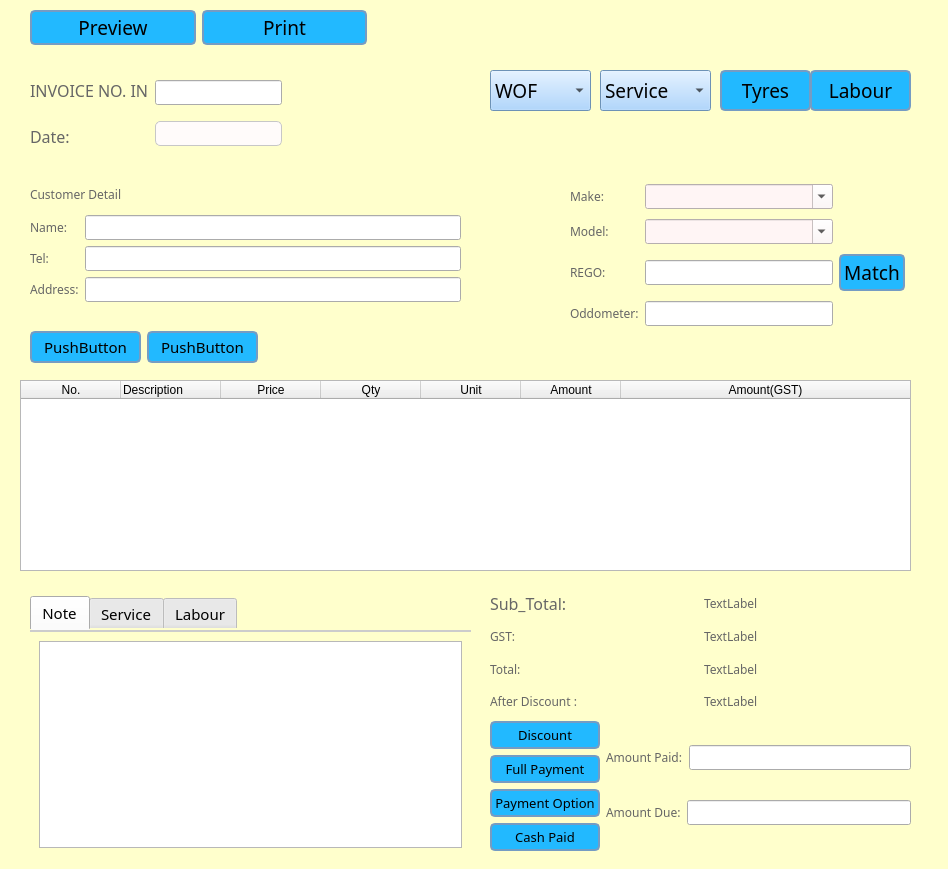
<?xml version="1.0" encoding="UTF-8"?>
<ui version="4.0">
 <class>Dialog</class>
 <widget class="QDialog" name="Dialog">
  <property name="geometry">
   <rect>
    <x>0</x>
    <y>0</y>
    <width>948</width>
    <height>869</height>
   </rect>
  </property>
  <property name="palette">
   <palette>
    <active>
     <colorrole role="WindowText">
      <brush brushstyle="SolidPattern">
       <color alpha="255">
        <red>204</red>
        <green>204</green>
        <blue>204</blue>
       </color>
      </brush>
     </colorrole>
     <colorrole role="Button">
      <brush brushstyle="SolidPattern">
       <color alpha="255">
        <red>255</red>
        <green>255</green>
        <blue>204</blue>
       </color>
      </brush>
     </colorrole>
     <colorrole role="Text">
      <brush brushstyle="SolidPattern">
       <color alpha="255">
        <red>204</red>
        <green>204</green>
        <blue>204</blue>
       </color>
      </brush>
     </colorrole>
     <colorrole role="ButtonText">
      <brush brushstyle="SolidPattern">
       <color alpha="255">
        <red>204</red>
        <green>204</green>
        <blue>204</blue>
       </color>
      </brush>
     </colorrole>
     <colorrole role="Base">
      <brush brushstyle="SolidPattern">
       <color alpha="255">
        <red>255</red>
        <green>255</green>
        <blue>204</blue>
       </color>
      </brush>
     </colorrole>
     <colorrole role="Window">
      <brush brushstyle="SolidPattern">
       <color alpha="255">
        <red>255</red>
        <green>255</green>
        <blue>204</blue>
       </color>
      </brush>
     </colorrole>
    </active>
    <inactive>
     <colorrole role="WindowText">
      <brush brushstyle="SolidPattern">
       <color alpha="255">
        <red>204</red>
        <green>204</green>
        <blue>204</blue>
       </color>
      </brush>
     </colorrole>
     <colorrole role="Button">
      <brush brushstyle="SolidPattern">
       <color alpha="255">
        <red>255</red>
        <green>255</green>
        <blue>204</blue>
       </color>
      </brush>
     </colorrole>
     <colorrole role="Text">
      <brush brushstyle="SolidPattern">
       <color alpha="255">
        <red>204</red>
        <green>204</green>
        <blue>204</blue>
       </color>
      </brush>
     </colorrole>
     <colorrole role="ButtonText">
      <brush brushstyle="SolidPattern">
       <color alpha="255">
        <red>204</red>
        <green>204</green>
        <blue>204</blue>
       </color>
      </brush>
     </colorrole>
     <colorrole role="Base">
      <brush brushstyle="SolidPattern">
       <color alpha="255">
        <red>255</red>
        <green>255</green>
        <blue>204</blue>
       </color>
      </brush>
     </colorrole>
     <colorrole role="Window">
      <brush brushstyle="SolidPattern">
       <color alpha="255">
        <red>255</red>
        <green>255</green>
        <blue>204</blue>
       </color>
      </brush>
     </colorrole>
    </inactive>
    <disabled>
     <colorrole role="WindowText">
      <brush brushstyle="SolidPattern">
       <color alpha="255">
        <red>204</red>
        <green>204</green>
        <blue>204</blue>
       </color>
      </brush>
     </colorrole>
     <colorrole role="Button">
      <brush brushstyle="SolidPattern">
       <color alpha="255">
        <red>255</red>
        <green>255</green>
        <blue>204</blue>
       </color>
      </brush>
     </colorrole>
     <colorrole role="Text">
      <brush brushstyle="SolidPattern">
       <color alpha="255">
        <red>204</red>
        <green>204</green>
        <blue>204</blue>
       </color>
      </brush>
     </colorrole>
     <colorrole role="ButtonText">
      <brush brushstyle="SolidPattern">
       <color alpha="255">
        <red>204</red>
        <green>204</green>
        <blue>204</blue>
       </color>
      </brush>
     </colorrole>
     <colorrole role="Base">
      <brush brushstyle="SolidPattern">
       <color alpha="255">
        <red>255</red>
        <green>255</green>
        <blue>204</blue>
       </color>
      </brush>
     </colorrole>
     <colorrole role="Window">
      <brush brushstyle="SolidPattern">
       <color alpha="255">
        <red>255</red>
        <green>255</green>
        <blue>204</blue>
       </color>
      </brush>
     </colorrole>
    </disabled>
   </palette>
  </property>
  <property name="font">
   <font>
    <family>Droid Serif</family>
    <pointsize>24</pointsize>
   </font>
  </property>
  <property name="windowTitle">
   <string>Add Invoice</string>
  </property>
  <property name="styleSheet">
   <string notr="true">#Dialog {
   background-color: rgb(255, 255, 204);
   color: #cccccc;
}
QComboBox {
	background-color:rgb(153, 204, 255);
}
QPushButton {
    background-color: rgb(34, 185, 255);
    border-width: 2px;
    border-color: rgb(117, 156, 195);
    border-style: solid;
    border-radius: 5;
    padding: 3px;
    min-width: 9ex;
    min-height: 2.5ex;
	alternate-background-color: rgb(220, 220, 220);
}

QPushButton:hover {
   background-color: rgb(122, 163, 204);
}
QTreeView {
   background-color: #666666;
   color: #cccccc;
   alternate-background-color: #333333;
} 
QListView {
   background-color: #333333;
   color: #cccccc;
}
QTextEdit {
   color: rgb(0, 0, 0);
}
QScrollBar:horizontal {
   height: 20px;
}
QScrollBar:vertical {
   width: 20px;
}
QTabWidget::pane {
   border-top: 2px solid #cccccc;
}
QLabel {
   color: rgb(102, 102, 102); 
}

QCheckBox {
   color: white; 
}

QRadioButton{
   color:white;
}</string>
  </property>
  <widget class="QWidget" name="layoutWidget">
   <property name="geometry">
    <rect>
     <x>490</x>
     <y>590</y>
     <width>421</width>
     <height>261</height>
    </rect>
   </property>
   <layout class="QVBoxLayout" name="verticalLayout_14">
    <item>
     <layout class="QHBoxLayout" name="horizontalLayout_7">
      <item>
       <layout class="QVBoxLayout" name="verticalLayout_8">
        <item>
         <widget class="QLabel" name="label_14">
          <property name="font">
           <font>
            <family>Droid Serif</family>
            <pointsize>12</pointsize>
            <weight>50</weight>
            <italic>false</italic>
            <bold>false</bold>
           </font>
          </property>
          <property name="text">
           <string>Sub_Total:</string>
          </property>
         </widget>
        </item>
        <item>
         <widget class="QLabel" name="label_18">
          <property name="font">
           <font>
            <family>Droid Serif</family>
            <weight>50</weight>
            <italic>false</italic>
            <bold>false</bold>
           </font>
          </property>
          <property name="text">
           <string>GST:</string>
          </property>
         </widget>
        </item>
        <item>
         <widget class="QLabel" name="label_19">
          <property name="font">
           <font>
            <family>Droid Serif</family>
            <weight>50</weight>
            <italic>false</italic>
            <bold>false</bold>
           </font>
          </property>
          <property name="text">
           <string>Total:</string>
          </property>
         </widget>
        </item>
        <item>
         <widget class="QLabel" name="label_6">
          <property name="font">
           <font>
            <family>Droid Serif</family>
           </font>
          </property>
          <property name="text">
           <string>After Discount :</string>
          </property>
         </widget>
        </item>
       </layout>
      </item>
      <item>
       <layout class="QVBoxLayout" name="verticalLayout_9">
        <item>
         <widget class="QLabel" name="label_15">
          <property name="font">
           <font>
            <family>Droid Serif</family>
            <weight>50</weight>
            <italic>false</italic>
            <bold>false</bold>
           </font>
          </property>
          <property name="text">
           <string>TextLabel</string>
          </property>
         </widget>
        </item>
        <item>
         <widget class="QLabel" name="label_16">
          <property name="font">
           <font>
            <family>Droid Serif</family>
            <weight>50</weight>
            <italic>false</italic>
            <bold>false</bold>
           </font>
          </property>
          <property name="text">
           <string>TextLabel</string>
          </property>
         </widget>
        </item>
        <item>
         <widget class="QLabel" name="label_17">
          <property name="font">
           <font>
            <family>Droid Serif</family>
            <weight>50</weight>
            <italic>false</italic>
            <bold>false</bold>
           </font>
          </property>
          <property name="text">
           <string>TextLabel</string>
          </property>
         </widget>
        </item>
        <item>
         <widget class="QLabel" name="label_11">
          <property name="font">
           <font>
            <family>Droid Serif</family>
           </font>
          </property>
          <property name="text">
           <string>TextLabel</string>
          </property>
         </widget>
        </item>
       </layout>
      </item>
     </layout>
    </item>
    <item>
     <layout class="QHBoxLayout" name="horizontalLayout_10">
      <item>
       <layout class="QVBoxLayout" name="verticalLayout_13">
        <item>
         <widget class="QPushButton" name="pushButton_17">
          <property name="font">
           <font>
            <family>Droid Serif</family>
            <pointsize>10</pointsize>
           </font>
          </property>
          <property name="text">
           <string>Discount</string>
          </property>
         </widget>
        </item>
        <item>
         <widget class="QPushButton" name="pushButton_14">
          <property name="font">
           <font>
            <family>Droid Serif</family>
            <pointsize>10</pointsize>
           </font>
          </property>
          <property name="text">
           <string>Full Payment</string>
          </property>
         </widget>
        </item>
        <item>
         <widget class="QPushButton" name="pushButton_15">
          <property name="font">
           <font>
            <family>Droid Serif</family>
            <pointsize>10</pointsize>
            <weight>50</weight>
            <italic>false</italic>
            <bold>false</bold>
           </font>
          </property>
          <property name="text">
           <string>Payment Option</string>
          </property>
         </widget>
        </item>
        <item>
         <widget class="QPushButton" name="pushButton_16">
          <property name="font">
           <font>
            <family>Droid Serif</family>
            <pointsize>10</pointsize>
           </font>
          </property>
          <property name="text">
           <string>Cash Paid</string>
          </property>
         </widget>
        </item>
       </layout>
      </item>
      <item>
       <layout class="QVBoxLayout" name="verticalLayout_12">
        <item>
         <layout class="QHBoxLayout" name="horizontalLayout_8">
          <item>
           <widget class="QLabel" name="label_20">
            <property name="font">
             <font>
              <family>Droid Serif</family>
             </font>
            </property>
            <property name="text">
             <string>Amount Paid:</string>
            </property>
           </widget>
          </item>
          <item>
           <widget class="QLineEdit" name="lineEdit_8">
            <property name="font">
             <font>
              <family>Droid Serif</family>
             </font>
            </property>
            <property name="readOnly">
             <bool>true</bool>
            </property>
           </widget>
          </item>
         </layout>
        </item>
        <item>
         <layout class="QHBoxLayout" name="horizontalLayout_9">
          <item>
           <widget class="QLabel" name="label_21">
            <property name="font">
             <font>
              <family>Droid Serif</family>
             </font>
            </property>
            <property name="text">
             <string>Amount Due:</string>
            </property>
           </widget>
          </item>
          <item>
           <widget class="QLineEdit" name="lineEdit_9">
            <property name="font">
             <font>
              <family>Droid Serif</family>
             </font>
            </property>
            <property name="readOnly">
             <bool>true</bool>
            </property>
           </widget>
          </item>
         </layout>
        </item>
       </layout>
      </item>
     </layout>
    </item>
   </layout>
  </widget>
  <widget class="QWidget" name="layoutWidget_2">
   <property name="geometry">
    <rect>
     <x>30</x>
     <y>10</y>
     <width>337</width>
     <height>35</height>
    </rect>
   </property>
   <layout class="QHBoxLayout" name="horizontalLayout_4">
    <item>
     <widget class="QPushButton" name="pushButton_3">
      <property name="font">
       <font>
        <family>Droid Serif</family>
        <pointsize>14</pointsize>
       </font>
      </property>
      <property name="text">
       <string>Preview</string>
      </property>
     </widget>
    </item>
    <item>
     <widget class="QPushButton" name="pushButton_2">
      <property name="font">
       <font>
        <family>Droid Serif</family>
        <pointsize>14</pointsize>
       </font>
      </property>
      <property name="text">
       <string>Print</string>
      </property>
     </widget>
    </item>
   </layout>
  </widget>
  <widget class="QWidget" name="layoutWidget_3">
   <property name="geometry">
    <rect>
     <x>30</x>
     <y>180</y>
     <width>431</width>
     <height>122</height>
    </rect>
   </property>
   <layout class="QVBoxLayout" name="verticalLayout_10">
    <item>
     <widget class="QLabel" name="label_5">
      <property name="font">
       <font>
        <family>Droid Serif</family>
        <weight>50</weight>
        <bold>false</bold>
       </font>
      </property>
      <property name="text">
       <string>Customer Detail</string>
      </property>
     </widget>
    </item>
    <item>
     <layout class="QHBoxLayout" name="horizontalLayout">
      <item>
       <layout class="QVBoxLayout" name="verticalLayout_2">
        <item>
         <widget class="QLabel" name="label_2">
          <property name="font">
           <font>
            <family>Droid Serif</family>
            <weight>50</weight>
            <italic>false</italic>
            <bold>false</bold>
           </font>
          </property>
          <property name="text">
           <string>Name:</string>
          </property>
         </widget>
        </item>
        <item>
         <widget class="QLabel" name="label_3">
          <property name="font">
           <font>
            <family>Droid Serif</family>
            <weight>50</weight>
            <italic>false</italic>
            <bold>false</bold>
           </font>
          </property>
          <property name="text">
           <string>Tel:</string>
          </property>
         </widget>
        </item>
        <item>
         <widget class="QLabel" name="label_4">
          <property name="font">
           <font>
            <family>Droid Serif</family>
            <weight>50</weight>
            <italic>false</italic>
            <bold>false</bold>
           </font>
          </property>
          <property name="text">
           <string>Address:</string>
          </property>
         </widget>
        </item>
       </layout>
      </item>
      <item>
       <layout class="QVBoxLayout" name="verticalLayout">
        <item>
         <widget class="QLineEdit" name="lineEdit">
          <property name="font">
           <font>
            <family>Droid Serif</family>
           </font>
          </property>
         </widget>
        </item>
        <item>
         <widget class="QLineEdit" name="lineEdit_3">
          <property name="font">
           <font>
            <family>Droid Serif</family>
           </font>
          </property>
         </widget>
        </item>
        <item>
         <widget class="QLineEdit" name="lineEdit_2">
          <property name="font">
           <font>
            <family>Droid Serif</family>
           </font>
          </property>
         </widget>
        </item>
       </layout>
      </item>
     </layout>
    </item>
   </layout>
  </widget>
  <widget class="QWidget" name="layoutWidget_4">
   <property name="geometry">
    <rect>
     <x>30</x>
     <y>70</y>
     <width>252</width>
     <height>86</height>
    </rect>
   </property>
   <layout class="QHBoxLayout" name="horizontalLayout_5">
    <item>
     <layout class="QVBoxLayout" name="verticalLayout_6">
      <item>
       <widget class="QLabel" name="label">
        <property name="font">
         <font>
          <family>Droid Serif</family>
          <pointsize>12</pointsize>
          <weight>50</weight>
          <italic>false</italic>
          <bold>false</bold>
         </font>
        </property>
        <property name="frameShape">
         <enum>QFrame::NoFrame</enum>
        </property>
        <property name="frameShadow">
         <enum>QFrame::Raised</enum>
        </property>
        <property name="lineWidth">
         <number>5</number>
        </property>
        <property name="midLineWidth">
         <number>5</number>
        </property>
        <property name="text">
         <string>INVOICE NO. IN</string>
        </property>
       </widget>
      </item>
      <item>
       <widget class="QLabel" name="label_12">
        <property name="font">
         <font>
          <family>Droid Serif</family>
          <pointsize>12</pointsize>
          <weight>50</weight>
          <italic>false</italic>
          <bold>false</bold>
         </font>
        </property>
        <property name="text">
         <string>Date:</string>
        </property>
       </widget>
      </item>
     </layout>
    </item>
    <item>
     <layout class="QVBoxLayout" name="verticalLayout_5">
      <item>
       <widget class="QLineEdit" name="lineEdit_7">
        <property name="font">
         <font>
          <family>Droid Serif</family>
         </font>
        </property>
        <property name="readOnly">
         <bool>true</bool>
        </property>
       </widget>
      </item>
      <item>
       <widget class="QPushButton" name="pushButton_5">
        <property name="font">
         <font>
          <family>Droid Serif</family>
         </font>
        </property>
        <property name="styleSheet">
         <string notr="true">QPushButton {
	background-color:rgb(255, 251, 250);
	border-width: 1px;
	border-color:rgb(199, 199, 199)
}</string>
        </property>
        <property name="text">
         <string/>
        </property>
       </widget>
      </item>
     </layout>
    </item>
   </layout>
  </widget>
  <widget class="QPushButton" name="pushButton_9">
   <property name="geometry">
    <rect>
     <x>810</x>
     <y>70</y>
     <width>101</width>
     <height>41</height>
    </rect>
   </property>
   <property name="font">
    <font>
     <family>Droid Serif</family>
     <pointsize>14</pointsize>
     <weight>50</weight>
     <italic>false</italic>
     <bold>false</bold>
    </font>
   </property>
   <property name="text">
    <string>Labour</string>
   </property>
  </widget>
  <widget class="QPushButton" name="pushButton_7">
   <property name="geometry">
    <rect>
     <x>720</x>
     <y>70</y>
     <width>91</width>
     <height>41</height>
    </rect>
   </property>
   <property name="font">
    <font>
     <family>Droid Serif</family>
     <pointsize>14</pointsize>
     <weight>50</weight>
     <italic>false</italic>
     <bold>false</bold>
    </font>
   </property>
   <property name="text">
    <string>Tyres</string>
   </property>
  </widget>
  <widget class="QComboBox" name="comboBox_5">
   <property name="geometry">
    <rect>
     <x>600</x>
     <y>70</y>
     <width>111</width>
     <height>41</height>
    </rect>
   </property>
   <property name="font">
    <font>
     <family>Droid Serif</family>
     <pointsize>14</pointsize>
    </font>
   </property>
   <item>
    <property name="text">
     <string>Service</string>
    </property>
   </item>
   <item>
    <property name="text">
     <string>Express</string>
    </property>
   </item>
   <item>
    <property name="text">
     <string>Extensive</string>
    </property>
   </item>
   <item>
    <property name="text">
     <string>Euro_Car</string>
    </property>
   </item>
   <item>
    <property name="text">
     <string>Van_4WD</string>
    </property>
   </item>
  </widget>
  <widget class="QTableWidget" name="tableWidget">
   <property name="geometry">
    <rect>
     <x>20</x>
     <y>380</y>
     <width>891</width>
     <height>191</height>
    </rect>
   </property>
   <property name="font">
    <font>
     <family>Droid Serif</family>
     <pointsize>11</pointsize>
    </font>
   </property>
   <property name="columnCount">
    <number>7</number>
   </property>
   <attribute name="horizontalHeaderVisible">
    <bool>true</bool>
   </attribute>
   <attribute name="horizontalHeaderCascadingSectionResizes">
    <bool>false</bool>
   </attribute>
   <attribute name="horizontalHeaderDefaultSectionSize">
    <number>100</number>
   </attribute>
   <attribute name="horizontalHeaderHighlightSections">
    <bool>true</bool>
   </attribute>
   <attribute name="horizontalHeaderMinimumSectionSize">
    <number>100</number>
   </attribute>
   <attribute name="horizontalHeaderShowSortIndicator" stdset="0">
    <bool>false</bool>
   </attribute>
   <attribute name="horizontalHeaderStretchLastSection">
    <bool>true</bool>
   </attribute>
   <attribute name="verticalHeaderVisible">
    <bool>false</bool>
   </attribute>
   <attribute name="verticalHeaderHighlightSections">
    <bool>false</bool>
   </attribute>
   <attribute name="verticalHeaderShowSortIndicator" stdset="0">
    <bool>false</bool>
   </attribute>
   <column>
    <property name="text">
     <string>No.</string>
    </property>
   </column>
   <column>
    <property name="text">
     <string>Description</string>
    </property>
    <property name="textAlignment">
     <set>AlignLeft|AlignVCenter</set>
    </property>
   </column>
   <column>
    <property name="text">
     <string>Price</string>
    </property>
   </column>
   <column>
    <property name="text">
     <string>Qty</string>
    </property>
   </column>
   <column>
    <property name="text">
     <string>Unit</string>
    </property>
   </column>
   <column>
    <property name="text">
     <string>Amount</string>
    </property>
   </column>
   <column>
    <property name="text">
     <string>Amount(GST)</string>
    </property>
   </column>
  </widget>
  <widget class="QComboBox" name="comboBox_3">
   <property name="geometry">
    <rect>
     <x>490</x>
     <y>70</y>
     <width>101</width>
     <height>41</height>
    </rect>
   </property>
   <property name="font">
    <font>
     <family>Droid Serif</family>
     <pointsize>14</pointsize>
    </font>
   </property>
   <item>
    <property name="text">
     <string>WOF</string>
    </property>
   </item>
   <item>
    <property name="text">
     <string>$30</string>
    </property>
   </item>
   <item>
    <property name="text">
     <string>$45</string>
    </property>
   </item>
  </widget>
  <widget class="QWidget" name="layoutWidget_6">
   <property name="geometry">
    <rect>
     <x>30</x>
     <y>330</y>
     <width>228</width>
     <height>35</height>
    </rect>
   </property>
   <layout class="QHBoxLayout" name="horizontalLayout_6">
    <item>
     <widget class="QPushButton" name="pushButton_12">
      <property name="font">
       <font>
        <family>Droid Serif</family>
        <pointsize>11</pointsize>
       </font>
      </property>
      <property name="text">
       <string>PushButton</string>
      </property>
     </widget>
    </item>
    <item>
     <widget class="QPushButton" name="pushButton_13">
      <property name="font">
       <font>
        <family>Droid Serif</family>
        <pointsize>11</pointsize>
       </font>
      </property>
      <property name="text">
       <string>PushButton</string>
      </property>
     </widget>
    </item>
   </layout>
  </widget>
  <widget class="QTabWidget" name="tabWidget">
   <property name="geometry">
    <rect>
     <x>30</x>
     <y>596</y>
     <width>441</width>
     <height>261</height>
    </rect>
   </property>
   <property name="font">
    <font>
     <family>Droid Serif</family>
     <pointsize>11</pointsize>
    </font>
   </property>
   <property name="currentIndex">
    <number>0</number>
   </property>
   <widget class="QWidget" name="tab">
    <attribute name="title">
     <string>Note</string>
    </attribute>
    <layout class="QGridLayout" name="gridLayout">
     <item row="0" column="0">
      <widget class="QTextEdit" name="textEdit">
       <property name="palette">
        <palette>
         <active>
          <colorrole role="WindowText">
           <brush brushstyle="SolidPattern">
            <color alpha="255">
             <red>0</red>
             <green>0</green>
             <blue>0</blue>
            </color>
           </brush>
          </colorrole>
          <colorrole role="Text">
           <brush brushstyle="SolidPattern">
            <color alpha="255">
             <red>0</red>
             <green>0</green>
             <blue>0</blue>
            </color>
           </brush>
          </colorrole>
          <colorrole role="ButtonText">
           <brush brushstyle="SolidPattern">
            <color alpha="255">
             <red>0</red>
             <green>0</green>
             <blue>0</blue>
            </color>
           </brush>
          </colorrole>
         </active>
         <inactive>
          <colorrole role="WindowText">
           <brush brushstyle="SolidPattern">
            <color alpha="255">
             <red>0</red>
             <green>0</green>
             <blue>0</blue>
            </color>
           </brush>
          </colorrole>
          <colorrole role="Text">
           <brush brushstyle="SolidPattern">
            <color alpha="255">
             <red>0</red>
             <green>0</green>
             <blue>0</blue>
            </color>
           </brush>
          </colorrole>
          <colorrole role="ButtonText">
           <brush brushstyle="SolidPattern">
            <color alpha="255">
             <red>0</red>
             <green>0</green>
             <blue>0</blue>
            </color>
           </brush>
          </colorrole>
         </inactive>
         <disabled>
          <colorrole role="WindowText">
           <brush brushstyle="SolidPattern">
            <color alpha="255">
             <red>0</red>
             <green>0</green>
             <blue>0</blue>
            </color>
           </brush>
          </colorrole>
          <colorrole role="Text">
           <brush brushstyle="SolidPattern">
            <color alpha="255">
             <red>0</red>
             <green>0</green>
             <blue>0</blue>
            </color>
           </brush>
          </colorrole>
          <colorrole role="ButtonText">
           <brush brushstyle="SolidPattern">
            <color alpha="255">
             <red>0</red>
             <green>0</green>
             <blue>0</blue>
            </color>
           </brush>
          </colorrole>
         </disabled>
        </palette>
       </property>
       <property name="font">
        <font>
         <family>Droid Serif</family>
        </font>
       </property>
      </widget>
     </item>
    </layout>
   </widget>
   <widget class="QWidget" name="tab_3">
    <attribute name="title">
     <string>Service</string>
    </attribute>
    <layout class="QGridLayout" name="gridLayout_2">
     <item row="0" column="0">
      <widget class="QTextEdit" name="textEdit_2">
       <property name="font">
        <font>
         <family>Droid Serif</family>
        </font>
       </property>
      </widget>
     </item>
    </layout>
   </widget>
   <widget class="QWidget" name="tab_2">
    <attribute name="title">
     <string>Labour</string>
    </attribute>
    <layout class="QGridLayout" name="gridLayout_3">
     <item row="0" column="0">
      <widget class="QTextEdit" name="textEdit_3">
       <property name="font">
        <font>
         <family>Droid Serif</family>
        </font>
       </property>
      </widget>
     </item>
    </layout>
   </widget>
  </widget>
  <widget class="QWidget" name="layoutWidget">
   <property name="geometry">
    <rect>
     <x>570</x>
     <y>180</y>
     <width>335</width>
     <height>150</height>
    </rect>
   </property>
   <layout class="QGridLayout" name="gridLayout_4">
    <item row="1" column="0">
     <widget class="QLabel" name="label_8">
      <property name="font">
       <font>
        <family>Droid Serif</family>
        <weight>50</weight>
        <italic>false</italic>
        <bold>false</bold>
       </font>
      </property>
      <property name="text">
       <string>Model:</string>
      </property>
     </widget>
    </item>
    <item row="0" column="1">
     <widget class="QComboBox" name="comboBox">
      <property name="font">
       <font>
        <family>Droid Serif</family>
       </font>
      </property>
      <property name="styleSheet">
       <string notr="true">QComboBox {
	background-color:rgb(255, 245, 245)
}</string>
      </property>
      <property name="editable">
       <bool>true</bool>
      </property>
     </widget>
    </item>
    <item row="3" column="1">
     <widget class="QLineEdit" name="lineEdit_6">
      <property name="font">
       <font>
        <family>Droid Serif</family>
       </font>
      </property>
     </widget>
    </item>
    <item row="2" column="1">
     <widget class="QLineEdit" name="lineEdit_4">
      <property name="font">
       <font>
        <family>Droid Serif</family>
       </font>
      </property>
     </widget>
    </item>
    <item row="1" column="1">
     <widget class="QComboBox" name="comboBox_2">
      <property name="font">
       <font>
        <family>Droid Serif</family>
       </font>
      </property>
      <property name="styleSheet">
       <string notr="true">QComboBox {
	background-color:rgb(255, 245, 245)
}</string>
      </property>
      <property name="editable">
       <bool>true</bool>
      </property>
     </widget>
    </item>
    <item row="2" column="0">
     <widget class="QLabel" name="label_9">
      <property name="font">
       <font>
        <family>Droid Serif</family>
        <weight>50</weight>
        <italic>false</italic>
        <bold>false</bold>
       </font>
      </property>
      <property name="text">
       <string>REGO:</string>
      </property>
     </widget>
    </item>
    <item row="2" column="2">
     <widget class="QPushButton" name="pushButton">
      <property name="font">
       <font>
        <family>Droid Serif</family>
        <pointsize>14</pointsize>
       </font>
      </property>
      <property name="text">
       <string>Match</string>
      </property>
     </widget>
    </item>
    <item row="3" column="0">
     <widget class="QLabel" name="label_10">
      <property name="font">
       <font>
        <family>Droid Serif</family>
        <weight>50</weight>
        <italic>false</italic>
        <bold>false</bold>
       </font>
      </property>
      <property name="text">
       <string>Oddometer:</string>
      </property>
     </widget>
    </item>
    <item row="0" column="0">
     <widget class="QLabel" name="label_7">
      <property name="font">
       <font>
        <family>Droid Serif</family>
        <weight>50</weight>
        <italic>false</italic>
        <bold>false</bold>
       </font>
      </property>
      <property name="text">
       <string>Make:</string>
      </property>
     </widget>
    </item>
   </layout>
  </widget>
 </widget>
 <resources/>
 <connections/>
</ui>
